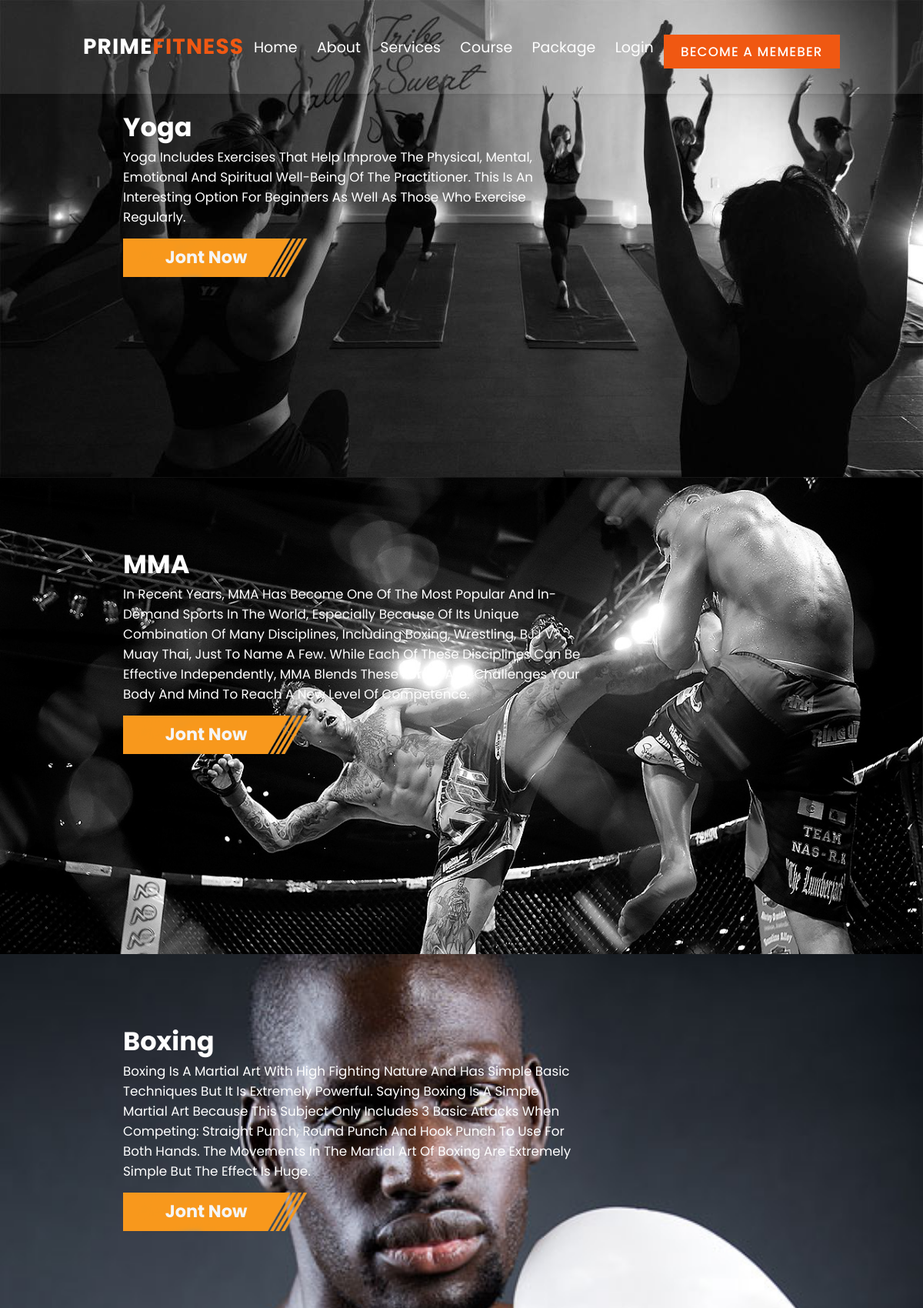
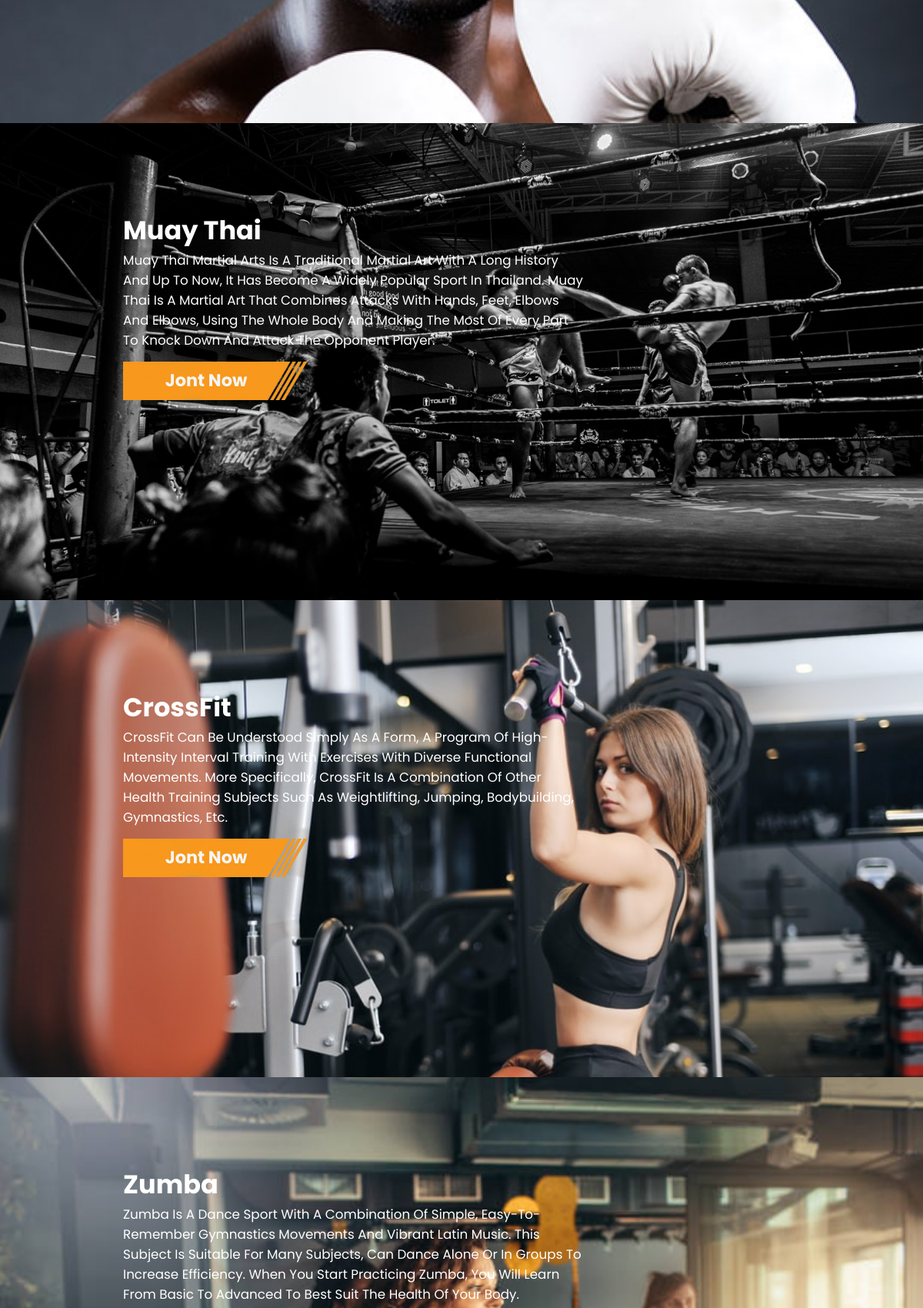
The page /course.php (upper part) on the database its author committed (2 pictures, top to bottom).
### tables this page shows
CREATE TABLE `galery` (
  `galery_id` int(11) NOT NULL,
  `galery_type_id` int(11) NOT NULL,
  `galery_type_name` varchar(50) NOT NULL,
  `item_id` int(11) NOT NULL,
  `item_name` varchar(100) NOT NULL,
  `note` varchar(500) NOT NULL,
  `dir` varchar(200) NOT NULL,
  `img_name` varchar(100) NOT NULL,
  `flag` int(11) DEFAULT 1,
  `create_at` datetime DEFAULT NULL,
  `update_at` datetime DEFAULT NULL
);

CREATE TABLE `course` (
  `course_id` int(11) NOT NULL,
  `name` varchar(50) NOT NULL,
  `person_trainer_id` int(11) DEFAULT NULL,
  `description` varchar(500) NOT NULL,
  `start_day` date NOT NULL,
  `end_day` date NOT NULL,
  `price` int(11) NOT NULL,
  `flag` int(11) DEFAULT 1,
  `create_at` datetime DEFAULT NULL,
  `update_at` datetime DEFAULT NULL
);

### course.php (the view, shortened to what this page needs)
<?php
    $user = "";
    $ssid = "";
    $cid = 1;
    $cloggedin = 2;
    if($ssid == TRUE || $cloggedin == $cid) {
        if(isset($_COOKIE["user_name"])) {
            $user = $_COOKIE["user_name"];
        }
    } else {
        $user = "";
    }
?>
<!DOCTYPE html>
<html lang="en">
<head>
    <link rel="stylesheet" href="./assets/css/course.css">
    <link rel="stylesheet" href="https://kit.fontawesome.com/83128b721a.css">
    <link rel="stylesheet" href="https://use.fontawesome.com/releases/v5.15.4/css/all.css"/>
    <link rel="stylesheet" href="https://cdn.jsdelivr.net/npm/swiper@8/swiper-bundle.min.css"/>
</head>
<body>
    <header class="header">
        <a href="./index.php" class="logo">Prime<span>Fitness</span></a>
        <nav class="navbar">
            <a href="./index.php">Home</a>
            <a href="./about.php">About</a>
            <a href="./service.php">Services</a>
            <a href="./course.php">Course</a>
            <a href="./package.php">Package</a>
            <?php
                if($user == "") {
                    echo '<a href="./register.php">Login</a>';
                } else {
                    echo '<a href="./logout.php">Logout</a>';
                }
            ?>
        </nav>
        <div class="icons">
            <?php
                if($user == "") {
                    echo '<a href="./register.php" class="btn">Become a memeber</a>';
                } else {
                    echo '<a href="./member.php" class="btn">'.$user.'</a>';
                }
            ?>
        </div>
    </header>
    <div class="container">
        <?php
            $c = new config;
            $conn = $c->connect();
            $sql = "select G.dir gdir,G.img_name gimgname,C.name cname,C.description,C.price cprice,C.start_day,C.end_day FROM galery G INNER JOIN course C ON G.item_id = C.course_id WHERE G.galery_type_name = 'course' AND C.flag = '1';";
            $stmt = $conn->prepare($sql);
            $stmt->execute();
            $results = $stmt->fetchAll();
            foreach($results as $row) {
                echo '  <div class="row" style=" background-image: url('.$row["gdir"].$row["gimgname"].'); background-size: cover;height: 620px;position: relative;">
                            <div class="row-content">
                                <div class="tittle">
                                    <h1>'.$row["cname"].'</h1>
                                    <p>'.$row["description"].'</p>
                                </div>
                                <div class="learn-about">
                                    <a href="./package.php"><img src="./assets/image/course/btn-orange-1.png" alt=""></a>
                                    <div class="note">
                                        <a href="./package.php"><p>Jont Now</p></a>
                                    </div>
                                </div>
                            </div>
                        </div>';
            }
        ?>
    </div>
</body>
</html>

### assets/css/course.css (style rules this page uses)
:root { --main-color: #f05812; --back: #000; --light-color: #868e96; }
* { font-family: 'Poppins', sans-serif; margin: 0; padding: 0; box-sizing: border-box; text-decoration: none; outline: none; text-transform: capitalize; transition: all .2s linear; }
html { font-size: 70%; scroll-behavior: smooth; overflow-x: hidden; scroll-padding-top: 7rem; }
.btn { margin-top: 1rem; display: inline-block; padding: 0.8rem 3rem; background: #fff; font-weight: 500; cursor: pointer; color: var(--main-color); font-size: 1.7rem; }
.header { position: fixed; top: 0; left: 0; right: 0; padding: 3rem 9%; display: flex; align-items: center; justify-content: space-between; background-color: rgba(255,255,255,.1); box-shadow: 0rem .1rem .5rem rgba(0,0,0,.1); z-index: 100; }
.header .logo { font-size: 2.5rem; color: #fff; font-weight: bold; text-transform: uppercase; letter-spacing: .1rem; }
.header .logo span { color: var(--main-color); text-transform: uppercase; }
.header .navbar a { font-size: 1.7rem; color: #fff; margin: 0 1rem; }
.header .icons a { font-size: 1.5rem; letter-spacing: .1rem; color: #fff; background-color: var(--main-color); font-weight: 500; text-transform: uppercase; padding: 0.8rem 2rem; border: none; }
.row-content { position: absolute; text-align: left; left: 160px; bottom: 250px; }
.tittle { color: #fff; font-size: 1.5rem; max-width: 600px; }
.tittle p { word-wrap: break-word; }
.learn-about { margin-top: 10px; position: relative; }
.learn-about a img { width: 240px; height: 60px; padding: 5px 0px; }
.note { position: absolute; top: 45%; left: 18%; transform: translate(-50%, -50%); z-index: 1; text-decoration: none; }
.note p { color:whitesmoke; font-size: 2rem; font-weight: bold; }

### rows shown on the page
galery: dir+img_name (picture), course.name "Yoga", course.description "Yoga Includes Exercises That Help Improve The Physical, Mental, Emotional And Spiritual Well-Being Of The Practitioner. This Is An Interesting Option For Beginners As Well As Those Who Exercise Regularly."
galery: dir+img_name (picture), course.name "MMA", course.description "In Recent Years, MMA Has Become One Of The Most Popular And In-Demand Sports In The World, Especially Because Of Its Unique Combination Of Many Disciplines, Including Boxing, Wrestling, BJJ V?Muay Thai, Just To Name A Few. While Each Of These Disciplines Can Be Effective Independently, MMA Blends These Forms And Challenges Your Body And Mind To Reach A New Level Of Competence."
galery: dir+img_name (picture), course.name "Boxing", course.description "Boxing Is A Martial Art With High Fighting Nature And Has Simple Basic Techniques But It Is Extremely Powerful. Saying Boxing Is A Simple Martial Art Because This Subject Only Includes 3 Basic Attacks When Competing: Straight Punch, Round Punch And Hook Punch To Use For Both Hands. The Movements In The Martial Art Of Boxing Are Extremely Simple But The Effect Is Huge."
galery: dir+img_name (picture), course.name "Muay Thai", course.description "Muay Thai Martial Arts Is A Traditional Martial Art With A Long History And Up To Now, It Has Become A Widely Popular Sport In Thailand. Muay Thai Is A Martial Art That Combines Attacks With Hands, Feet, Elbows And Elbows, Using The Whole Body And Making The Most Of Every Part To Knock Down And Attack The Opponent Player."
galery: dir+img_name (picture), course.name "CrossFit", course.description "CrossFit Can Be Understood Simply As A Form, A Program Of High-Intensity Interval Training With Exercises With Diverse Functional Movements. More Specifically, CrossFit Is A Combination Of Other Health Training Subjects Such As Weightlifting, Jumping, Bodybuilding, Gymnastics, Etc."
galery: dir+img_name (picture), course.name "Zumba", course.description "Zumba Is A Dance Sport With A Combination Of Simple, Easy-To-Remember Gymnastics Movements And Vibrant Latin Music. This Subject Is Suitable For Many Subjects, Can Dance Alone Or In Groups To Increase Efficiency. When You Start Practicing Zumba, You Will Learn From Basic To Advanced To Best Suit The Health Of Your Body."
